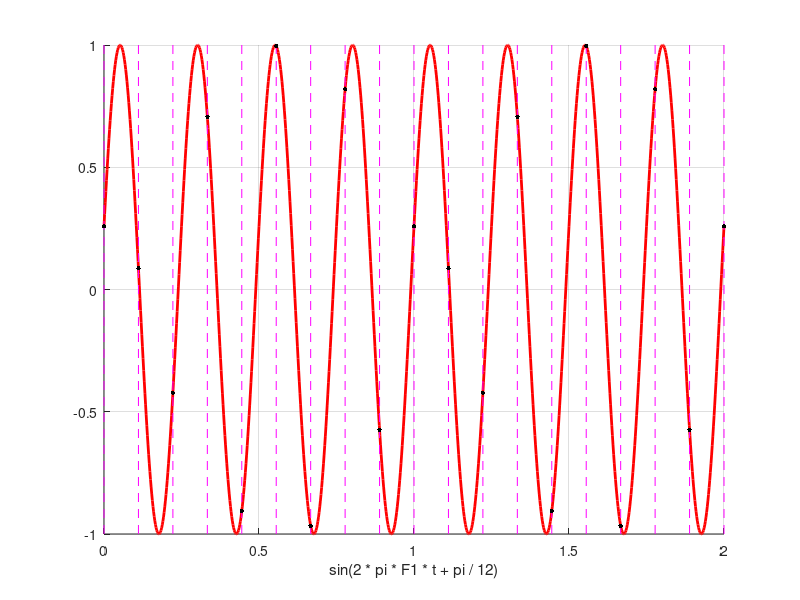
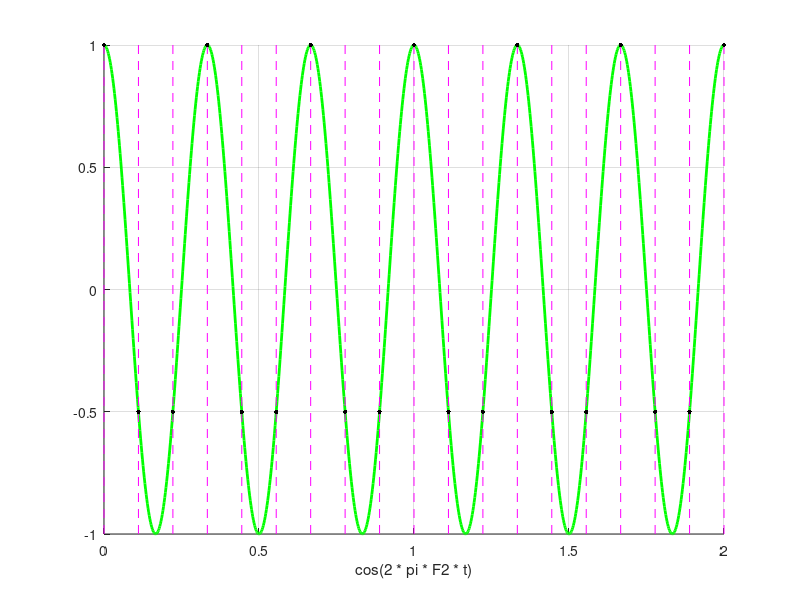
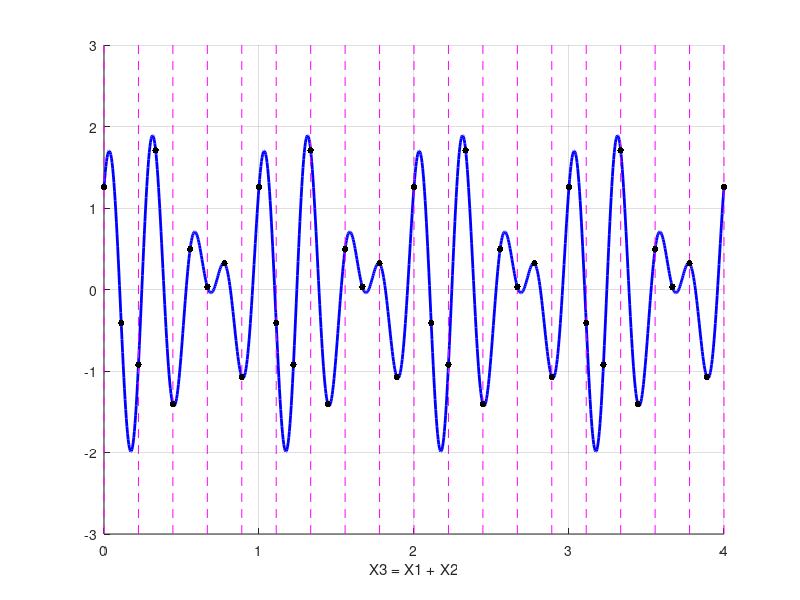
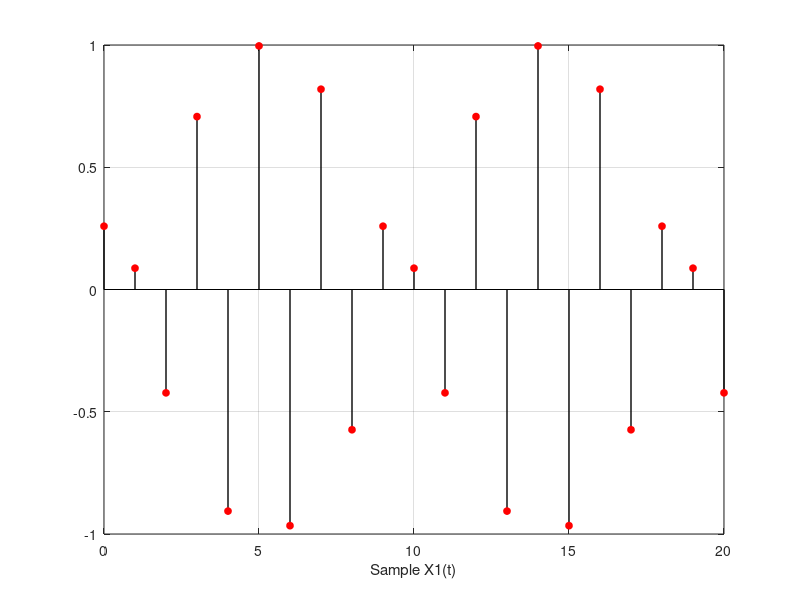

Recreate these plots in MATLAB, in order.
figure(1);
clf;
t = linspace(0, 2, 1001);
F1 = 4;
X1 = sin(2 * pi * F1 * t + pi / 12);
line(t, X1, 'LineWidth', 2, 'Color', 'r');
xlim([0 2]);
ylim([-1 1]);
xlabel("sin(2 * pi * F1 * t + pi / 12)");
FS = 9;
TS = 1 / FS;
n = 0:20;
t = n * TS;
Xn = sin(2 * pi * F1 * t + pi / 12);

for n = 0:20
    line(n * TS * [1 1], [-1 1], 'Color', 'm', 'LineWidth', 0.1, 'LineStyle', '--');
    line(n * TS, Xn(n + 1), 'Color', 'k', 'Marker', '.', 'Markersize', 10);
end

grid on
%------------------------------------------
figure(2);
clf;
clear;
t = linspace(0, 2, 1001);
F2 = 3;
X2 = cos(2 * pi * F2 * t);
line(t, X2, 'LineWidth', 2, 'Color', 'g');
xlim([0 2]);
ylim([-1 1]);
xlabel("cos(2 * pi * F2 * t)");
FS = 9;
TS = 1 / FS;
n = 0:20;
t = n * TS;
Xn = cos(2 * pi * F2 * t);

for n = 0:20
    line(n * TS * [1 1], [-1 1], 'Color', 'm', 'LineWidth', 0.1, 'LineStyle', '--');
    line(n * TS, Xn(n + 1), 'Color', 'k', 'Marker', '.', 'Markersize', 10);
end

grid on
%------------------------------------------
figure(3);
clf;
clear;
F1 = 4;
F2 = 3;
t = linspace(0, 4, 1001);
X1 = sin(2 * pi * F1 * t + pi / 12);
X2 = cos(2 * pi * F2 * t);
X3 = X1 + X2;
line(t, X3, 'LineWidth', 2, 'Color', 'b');
xlim([0 4]);
ylim([-3 3]);
xlabel("X3 = X1 + X2");
FS = 9;
TS = 1 / FS;
n = 0:40;
t = n * TS;
X1 = sin(2 * pi * F1 * t + pi / 12);
X2 = cos(2 * pi * F2 * t);
Xn = X1 + X2;

for n = 0:40
    line(n * TS * [2 2], [-3 3], 'Color', 'm', 'LineWidth', 0.1, 'LineStyle', '--');
    line(n * TS, Xn(n + 1), 'Color', 'k', 'Marker', '.', 'Markersize', 15);
end

grid on
%------------------------------------------
figure(4);
clf;
clear;
FS = 9;
TS = 1 / FS;
n = 0:20;
F1 = 4;
F2 = 3;
t = n * TS;
X1n = sin(2 * pi * F1 * t + pi / 12);
stem(n, X1n, 'LineWidth', 1, 'Color', 'k', 'MarkerSize', 5, 'Marker', 'o', 'MarkerEdgeColor', 'r', 'MarkerFaceColor', 'r');
xlim([0 20]);
xlabel("Sample X1(t)");
grid on
figure(5);
clf;
X2n = cos(2 * pi * F2 * t);
stem(n, X2n, 'LineWidth', 1, 'Color', 'k', 'MarkerSize', 5, 'Marker', 'o', 'MarkerEdgeColor', 'r', 'MarkerFaceColor', 'r');
xlim([0 20]);
xlabel("Sample X2(t)");
grid on
figure(6);
clf;
clear;
FS = 9;
TS = 1 / FS;
n = 0:20;
F1 = 4;
F2 = 3;
t = n * TS;
X1n = sin(2 * pi * F1 * t + pi / 12);
X2n = cos(2 * pi * F2 * t);
X3n = X1n + X2n;
stem(n, X3n, 'LineWidth', 1, 'Color', 'k', 'MarkerSize', 5, 'Marker', 'o', 'MarkerEdgeColor', 'r', 'MarkerFaceColor', 'r');
xlim([0 20]);
xlabel("Sample X3(t)");
grid on
